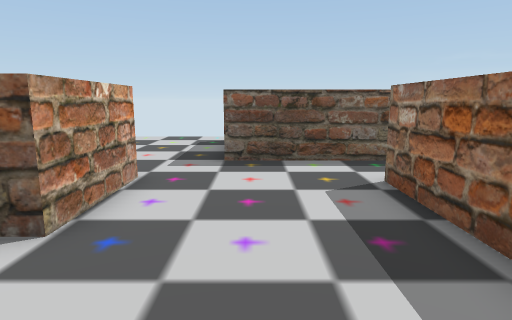
View 1 (above)

17 first-person views from a walk through a scene from a Unity 3-D project. The camera is 1.5 m above the floor, tilts 10° down and sees 75° across. The floor is counted in squares, 1 m on a side. Each view is taken from the middle of a square. On the plan, view 1 faces up. The plan holds only what a view shows up to about 15 squares ahead; the rest is blank. The place goes on beyond the plan. The player character is not drawn.

View 2
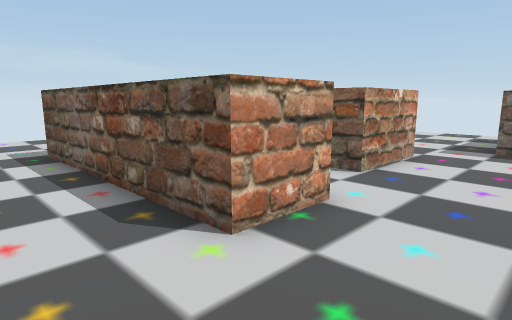

View 3
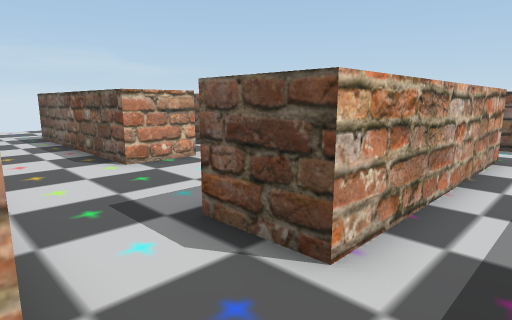

View 4
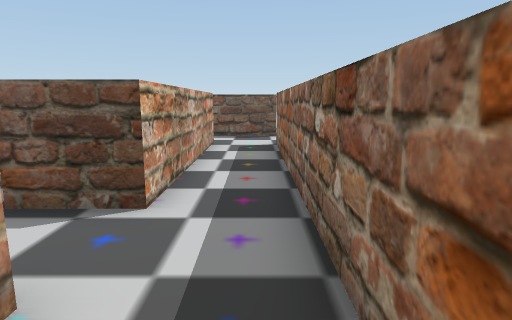

View 5
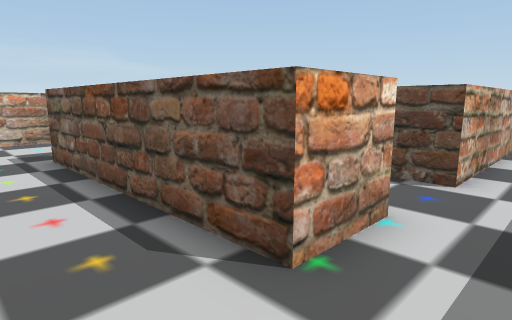

View 6
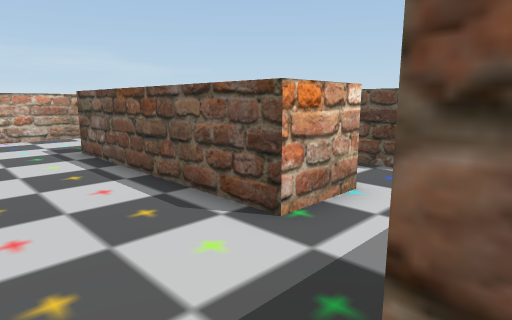

View 7
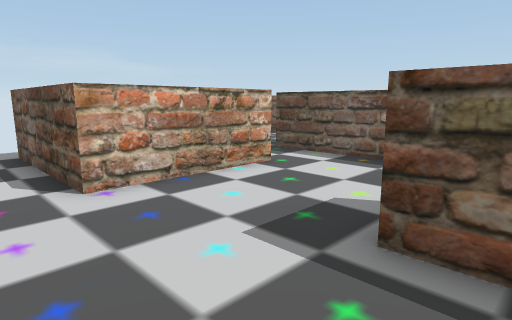

View 8
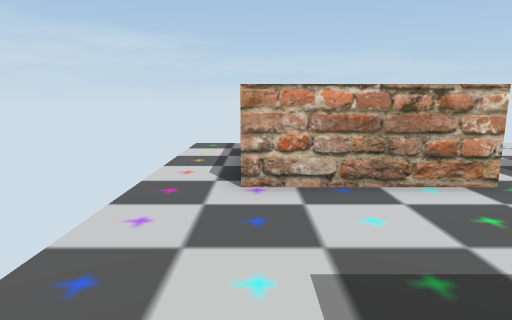

View 9
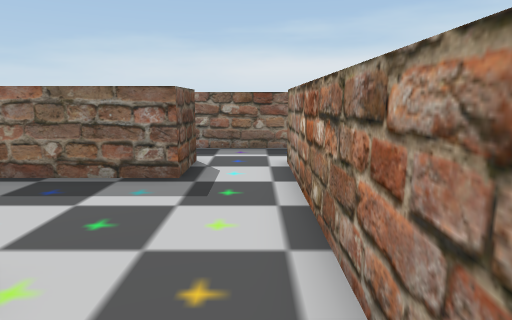

View 10
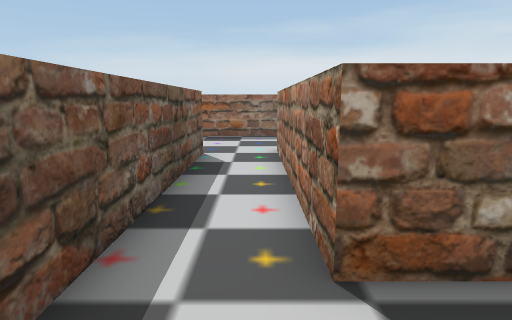

View 11
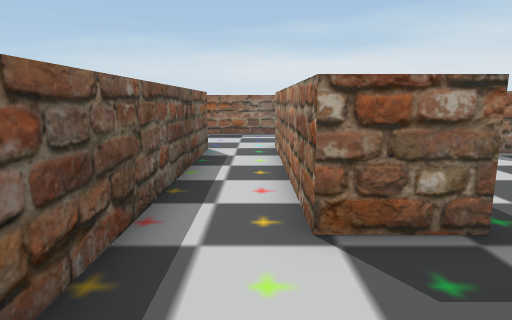

View 12
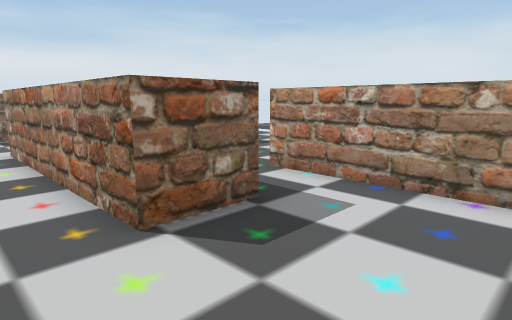

View 13
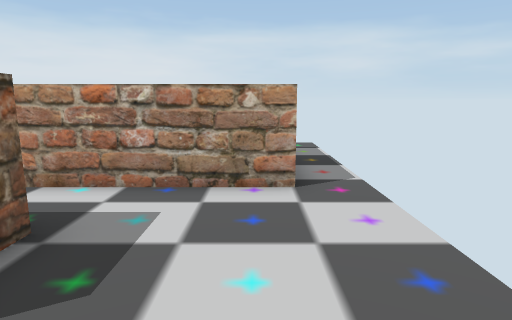

View 14
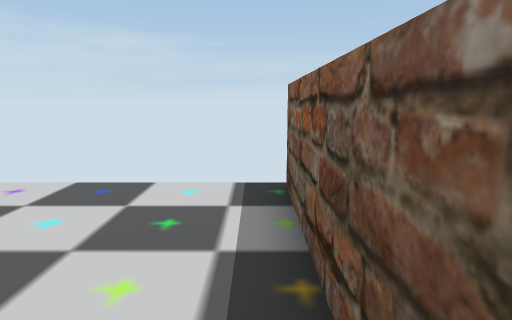

View 15
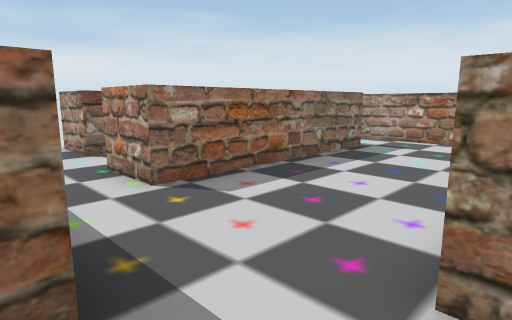

View 16
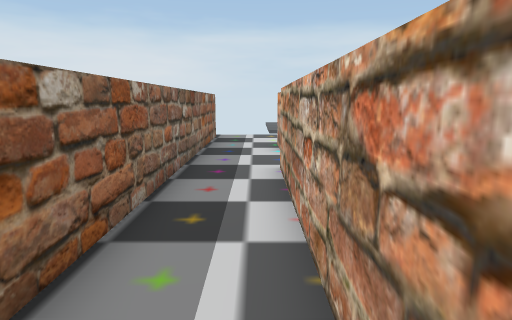

View 17
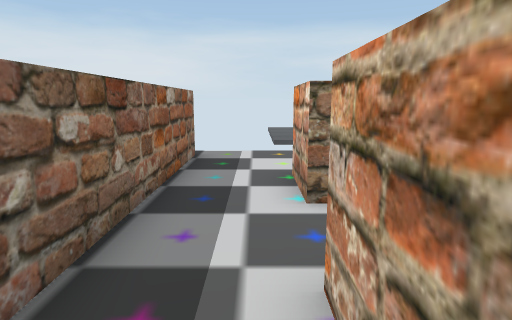

### Floor plan
Points are (right, up) in squares from view 1. A wall is a line through its corners. A room is listed if a view was taken in it or the views show most of it. See-through windows are left out.
Room 1 (views 1, 2, 3, 4, 5, 6, 7, 8, 9, 16, 17)
walls: (-3.1, -3.8) (4.2, -3.8) (4.2, -5.8) (-3.5, -5.8); (-1.7, 1.3) (-1.7, -0.6) (-7.4, -0.6); (2.5, -1.5) (2.5, 6.2) (4.5, 6.2) (4.5, -1.5) (2.5, -1.5); (-3.4, -5.5) (-3.4, -5); (-7.7, -2.7) (-7.7, -7.3) (-12.8, -7.3); (-2.4, 6.5) (-2.4, 3.5); (6.7, -8.4) (6.7, 5.9); (3.4, 8.4) (-0.8, 8.4); (7, 8.4) (4, 8.4)
ways out: opening at (-13, -2) to room 2; opening at (-8.5, -1.5) to room 2; opening at (-2.5, 2.5) to room 2; opening at (-2, 7.5) to room 3; opening at (7, 7.5); opening at (7.5, -9)
Room 2 (views 10, 11, 12, 13, 14)
walls: (-7.4, -0.6) (-9.4, -0.6) (-9.4, 1.3) (-1.7, 1.3); (-12.8, -2.7) (-7.7, -2.7); (-2.4, 3.5) (-13.9, 3.5)
ways out: opening at (-13, -2) to room 1; opening at (-8.5, -1.5) to room 1; opening at (-2.5, 2.5) to room 1
Room 3 (view 15)
walls: (-2.9, 6.5) (-2.4, 6.5); (-0.8, 8.4) (-0.8, 8.9)
ways out: opening at (-2, 7.5) to room 1

Positions as (right, up) in squares from view 1, and headings:
1: (0, 0), facing up
2: (1, -3), facing up-left
3: (6, -4), facing up-left
4: (6, -6), facing up
5: (6, -8), facing up-left
6: (7, -9), facing up-left
7: (-2, -9), facing up-left
8: (-2, -7), facing left
9: (-4, -3), facing right
10: (-12, 2), facing right
11: (-13, 2), facing right
12: (-13, 3), facing down-right
13: (-12, 3), facing down
14: (-8, 3), facing left
15: (-3, 9), facing down-right
16: (5, 6), facing down
17: (5, 1), facing down
